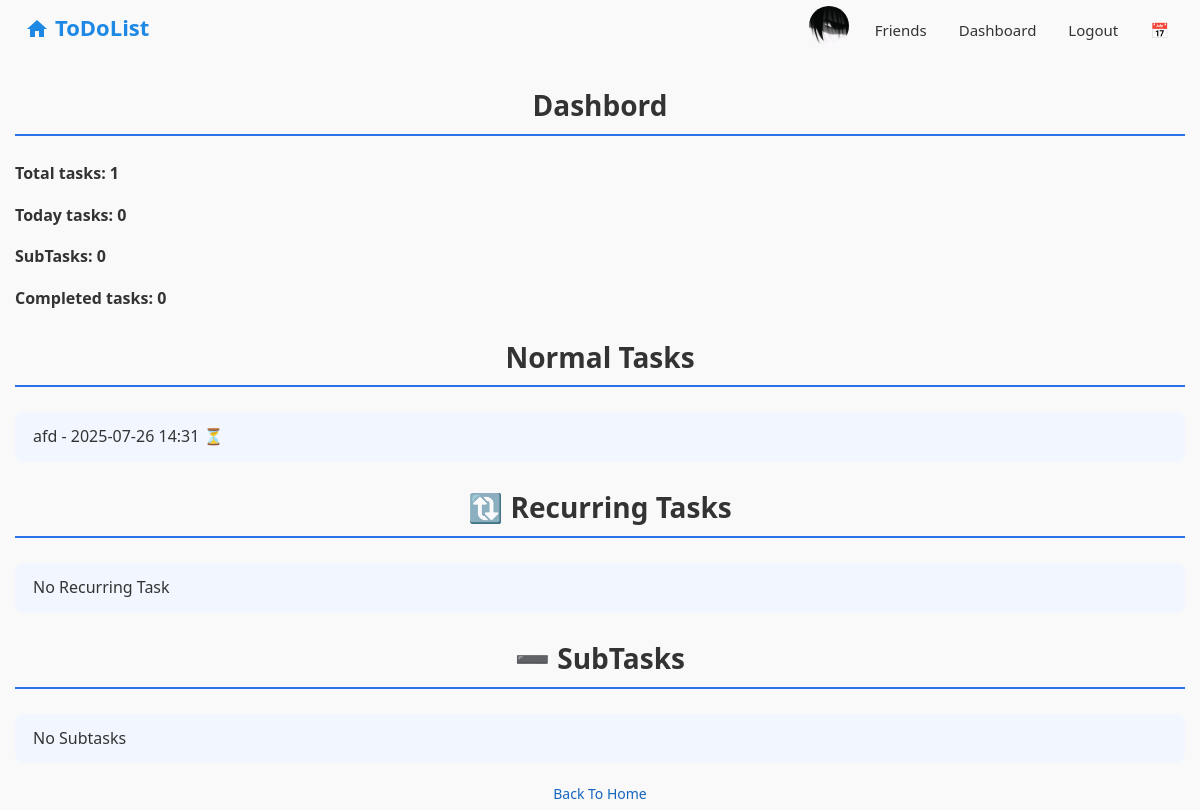
/dashbord/ (signed in), run on an earlier commit of the app's database.
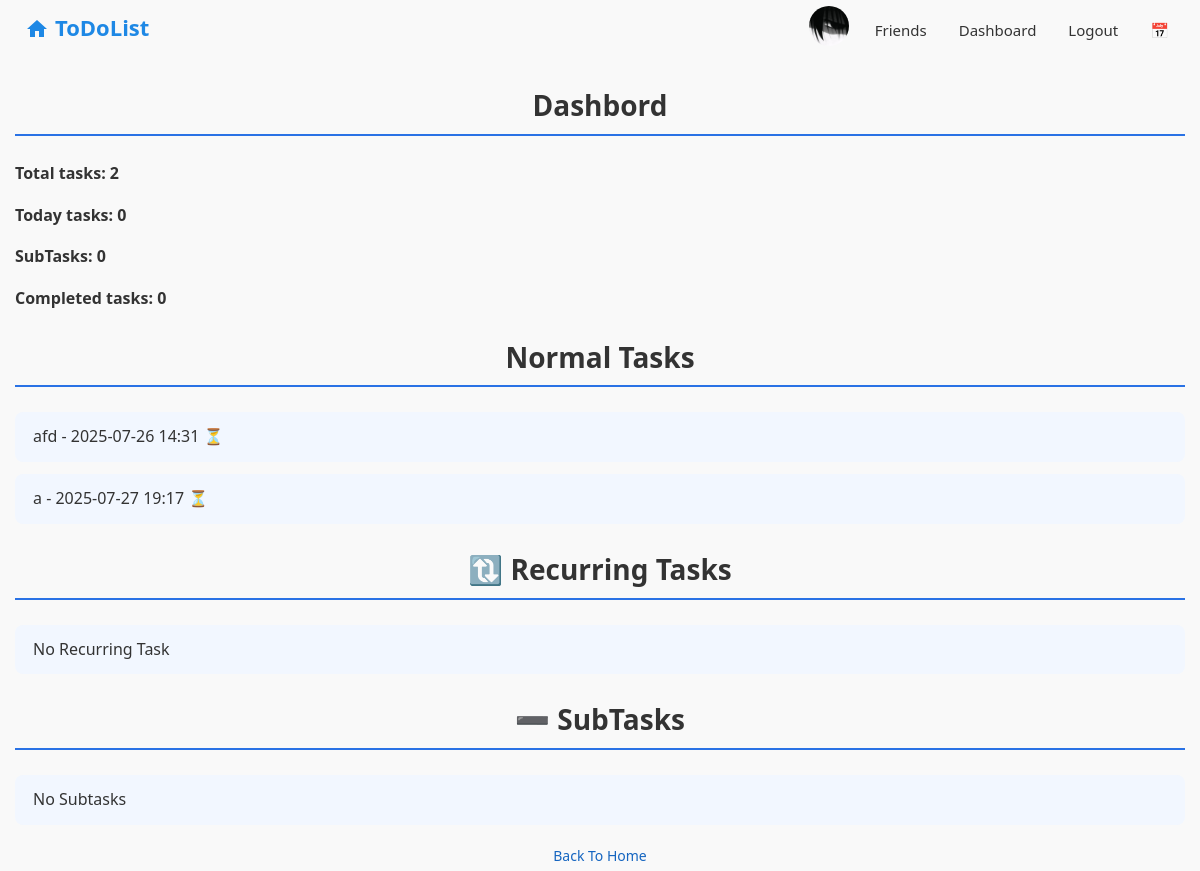
And on a later commit of the database.
### base/models.py (models this page shows, shortened)
class Task(models.Model):
    category = models.ForeignKey(Category, on_delete=models.SET_NULL,null=True, blank=True)
    user = models.ForeignKey(settings.AUTH_USER_MODEL, on_delete=models.CASCADE)
    title = models.CharField(max_length=200)
    completed = models.BooleanField(default=False)
    created = models.DateTimeField(auto_now_add=True)
    reminder_at = models.DateTimeField(null=True, blank=True)
    is_notified = models.BooleanField(default=False)
    due_date = models.DateTimeField(null=True, blank=True)
    recurring_task = models.ForeignKey('RecurringTask', null=True, blank=True, on_delete=models.SET_NULL, related_name='tasks')
    parent = models.ForeignKey('self', null=True, blank=True, on_delete=models.CASCADE,related_name='subtasks')
    updated_at = models.DateTimeField(null=True, blank=True)
    bio = models.TextField(null=True, blank=True)
    attachment = models.FileField(upload_to='tasks_files/', null=True, blank=True)
    share_with = models.ManyToManyField(User, related_name='shared_tasks', blank=True)
    PRIORITY_CHOICES = [
        (1,'low'),
        (2,'medium'),
        (3, 'high')
    ]
    priority = models.IntegerField(choices=PRIORITY_CHOICES, default=2)

### base/views.py (the view)
# urls.py: path('dashbord/', views.dashbord, name='dashbord'),
def dashbord(request):
    user = request.user
    today = now().date()
    normal_tasks = Task.objects.filter(user=user, recurring_task__isnull=True)
    recurring_tasks_instance = Task.objects.filter(user=user, recurring_task__isnull=False)
    recurring_tasks = RecurringTask.objects.filter(user=user, active=True)
    total_recurring_definitions = RecurringTask.objects.filter(user=user).count()
    total_normal = Task.objects.filter(user=user).count()
    total = total_normal + total_recurring_definitions
    done_tasks = Task.objects.filter(user=user, completed=True).count()
    today_normal_tasks = Task.objects.filter(user=user, created__date=today).count()
    today_tasks = today_normal_tasks + total_recurring_definitions
    subtasks_count = Task.objects.filter(user=user).exclude(parent=None).count()
    subtasks_list = Task.objects.filter(user=user).exclude(parent=None).order_by('-created')
    context = {
        'total': total,
        'done_tasks': done_tasks,
        'today_tasks': today_tasks,
        'recurring_tasks': recurring_tasks,
        'normal_tasks': normal_tasks,
        'recurring_tasks_instance': recurring_tasks_instance,
        'total_normal':total_normal,
        'total_recurring_definitions':total_recurring_definitions,
        'subtasks_count':subtasks_count,
        'subtasks_list':subtasks_list
    }
    return render(request, 'base/dashbord.html', context)

### base/templates/base/dashbord.html
{% extends 'base/main.html' %}
{% block content %}
<h2>Dashbord</h2>
<p><strong>Total tasks: {{ total }}</strong></p>
<p><strong>Today tasks: {{ today_tasks }}</strong></p>
<p><strong>SubTasks: {{ subtasks_count }}</strong></p>
<p><strong>Completed tasks: {{done_tasks}}</strong></p>
<h2>Normal Tasks</h2>
<ul>
    {% for task in normal_tasks %}
        <li>
            {{ task.title }} - {{ task.created|date:"Y-m-d H:i" }}
            {% if task.completed %} ✅{% else %} ⏳{% endif %}
        </li>
    {% empty %}
        <li>No Normal Task</li>
    {% endfor %}
</ul>
<h2>🔃 Recurring Tasks</h2>
<ul>
    {% for rec in recurring_tasks %}
        <li>
            {{ rec.title }} - every {{ rec.interval }} {{ rec.interval_type }}
            (start: {{ rec.start_date|date:"Y-m-d H:i" }})
        </li>
    {% empty %}
        <li>No Recurring Task</li>
    {% endfor %}
</ul>
<h2>➖ SubTasks</h2>
<ul>
    {% for subtask in subtasks_list %}
        <li>
            {{ subtask.title }} - {{ subtask.created|date:"Y-m-d H:i" }}
        </li>
    {% empty %}
        <li>No Subtasks</li>
    {% endfor %}
</ul>
<div class="container1">
  <a href="/" class="back-to-home">Back To Home</a>
</div>
{% endblock content %}

What changed in the data, as far as the page shows it:
added Task: title "a", created "2025-07-27 19:17"
Also different on the page:
{{ total }}: "1" → "2"
